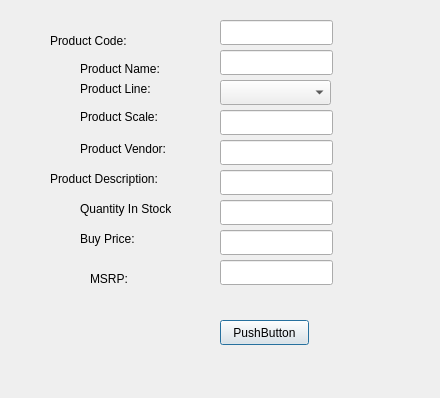
<?xml version="1.0" encoding="UTF-8"?>
<ui version="4.0">
 <class>Form_Product</class>
 <widget class="QDialog" name="Form_Product">
  <property name="geometry">
   <rect>
    <x>0</x>
    <y>0</y>
    <width>440</width>
    <height>398</height>
   </rect>
  </property>
  <property name="windowTitle">
   <string>Dialog</string>
  </property>
  <widget class="QLineEdit" name="lineEdit_8">
   <property name="geometry">
    <rect>
     <x>220</x>
     <y>230</y>
     <width>113</width>
     <height>25</height>
    </rect>
   </property>
  </widget>
  <widget class="QLineEdit" name="lineEdit_4">
   <property name="geometry">
    <rect>
     <x>220</x>
     <y>110</y>
     <width>113</width>
     <height>25</height>
    </rect>
   </property>
  </widget>
  <widget class="QLineEdit" name="lineEdit_2">
   <property name="geometry">
    <rect>
     <x>220</x>
     <y>50</y>
     <width>113</width>
     <height>25</height>
    </rect>
   </property>
  </widget>
  <widget class="QLineEdit" name="lineEdit_5">
   <property name="geometry">
    <rect>
     <x>220</x>
     <y>140</y>
     <width>113</width>
     <height>25</height>
    </rect>
   </property>
  </widget>
  <widget class="QLabel" name="label_3">
   <property name="geometry">
    <rect>
     <x>80</x>
     <y>80</y>
     <width>121</width>
     <height>17</height>
    </rect>
   </property>
   <property name="text">
    <string>Product Line:</string>
   </property>
  </widget>
  <widget class="QLabel" name="label_5">
   <property name="geometry">
    <rect>
     <x>80</x>
     <y>140</y>
     <width>121</width>
     <height>17</height>
    </rect>
   </property>
   <property name="text">
    <string>Product Vendor:</string>
   </property>
  </widget>
  <widget class="QLineEdit" name="lineEdit_6">
   <property name="geometry">
    <rect>
     <x>220</x>
     <y>170</y>
     <width>113</width>
     <height>25</height>
    </rect>
   </property>
  </widget>
  <widget class="QLabel" name="label_6">
   <property name="geometry">
    <rect>
     <x>50</x>
     <y>170</y>
     <width>141</width>
     <height>17</height>
    </rect>
   </property>
   <property name="text">
    <string>Product Description:</string>
   </property>
  </widget>
  <widget class="QLabel" name="label">
   <property name="geometry">
    <rect>
     <x>50</x>
     <y>30</y>
     <width>141</width>
     <height>21</height>
    </rect>
   </property>
   <property name="text">
    <string>Product Code:</string>
   </property>
  </widget>
  <widget class="QPushButton" name="pushButton">
   <property name="geometry">
    <rect>
     <x>220</x>
     <y>320</y>
     <width>89</width>
     <height>25</height>
    </rect>
   </property>
   <property name="text">
    <string>PushButton</string>
   </property>
  </widget>
  <widget class="QLabel" name="label_8">
   <property name="geometry">
    <rect>
     <x>80</x>
     <y>230</y>
     <width>67</width>
     <height>17</height>
    </rect>
   </property>
   <property name="text">
    <string>Buy Price:</string>
   </property>
  </widget>
  <widget class="QLabel" name="label_2">
   <property name="geometry">
    <rect>
     <x>80</x>
     <y>60</y>
     <width>101</width>
     <height>17</height>
    </rect>
   </property>
   <property name="text">
    <string>Product Name:</string>
   </property>
  </widget>
  <widget class="QLabel" name="label_7">
   <property name="geometry">
    <rect>
     <x>80</x>
     <y>200</y>
     <width>91</width>
     <height>17</height>
    </rect>
   </property>
   <property name="text">
    <string>Quantity In Stock: </string>
   </property>
  </widget>
  <widget class="QLabel" name="label_4">
   <property name="geometry">
    <rect>
     <x>80</x>
     <y>107</y>
     <width>121</width>
     <height>20</height>
    </rect>
   </property>
   <property name="text">
    <string>Product Scale:</string>
   </property>
  </widget>
  <widget class="QLineEdit" name="lineEdit_7">
   <property name="geometry">
    <rect>
     <x>220</x>
     <y>200</y>
     <width>113</width>
     <height>25</height>
    </rect>
   </property>
  </widget>
  <widget class="QLineEdit" name="lineEdit">
   <property name="geometry">
    <rect>
     <x>220</x>
     <y>20</y>
     <width>113</width>
     <height>25</height>
    </rect>
   </property>
  </widget>
  <widget class="QLineEdit" name="lineEdit_9">
   <property name="geometry">
    <rect>
     <x>220</x>
     <y>260</y>
     <width>113</width>
     <height>25</height>
    </rect>
   </property>
  </widget>
  <widget class="QLabel" name="label_9">
   <property name="geometry">
    <rect>
     <x>90</x>
     <y>270</y>
     <width>67</width>
     <height>17</height>
    </rect>
   </property>
   <property name="text">
    <string>MSRP:</string>
   </property>
  </widget>
  <widget class="QComboBox" name="comboBox">
   <property name="geometry">
    <rect>
     <x>220</x>
     <y>80</y>
     <width>111</width>
     <height>25</height>
    </rect>
   </property>
  </widget>
 </widget>
 <tabstops>
  <tabstop>lineEdit</tabstop>
  <tabstop>lineEdit_2</tabstop>
  <tabstop>comboBox</tabstop>
  <tabstop>lineEdit_4</tabstop>
  <tabstop>lineEdit_5</tabstop>
  <tabstop>lineEdit_6</tabstop>
  <tabstop>lineEdit_7</tabstop>
  <tabstop>lineEdit_8</tabstop>
  <tabstop>lineEdit_9</tabstop>
  <tabstop>pushButton</tabstop>
 </tabstops>
 <resources/>
 <connections/>
</ui>
